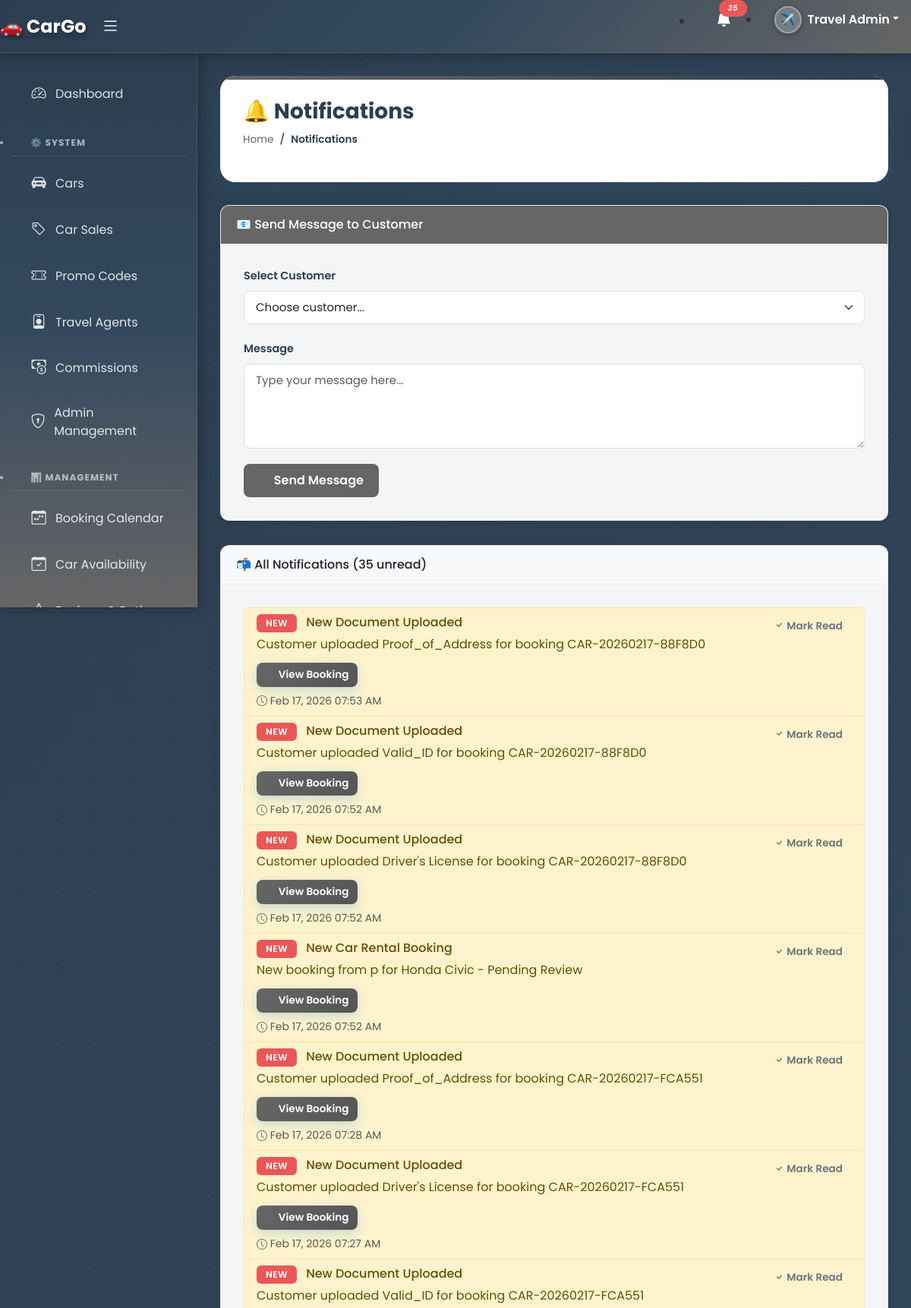
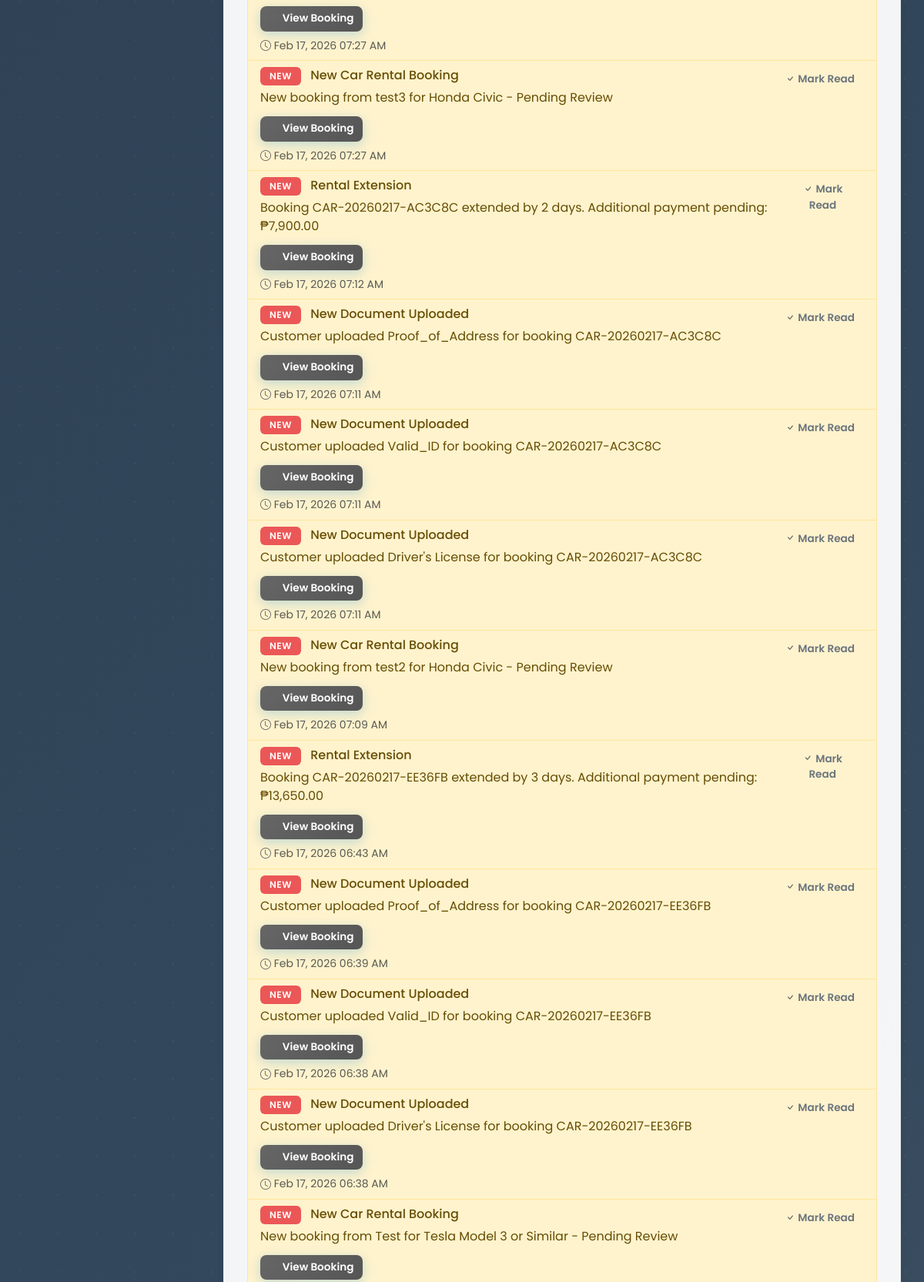
Screenshot of /index.php?page=notifications (signed in, upper part) with the database file from the repository (2 pictures, top to bottom).
### tables this page shows
CREATE TABLE `notifications` (
  `id` int(11) NOT NULL,
  `user_type` varchar(20) NOT NULL,
  `user_id` varchar(50) DEFAULT NULL,
  `title` varchar(255) NOT NULL,
  `message` text NOT NULL,
  `booking_id` varchar(50) DEFAULT NULL,
  `is_read` tinyint(1) DEFAULT 0,
  `created_at` timestamp NOT NULL DEFAULT current_timestamp()
);

### modules/notifications.php (the view, shortened to what this page needs)
<?php
$host = 'localhost';
$user = 'root';
$pass = '';
$dbname = 'travel_db_improved';
$conn = new mysqli($host, $user, $pass, $dbname);
$is_admin = isset($_SESSION['user_type']) && $_SESSION['user_type'] === 'admin';
$is_staff = isset($_SESSION['user_type']) && $_SESSION['user_type'] === 'staff';
$user_email = '';
$notifications = [];
if ($is_admin) {
    $result = $conn->query("SELECT * FROM notifications WHERE user_type='admin' ORDER BY created_at DESC");
} elseif ($is_staff) {
    $result = $conn->query("SELECT * FROM notifications WHERE user_type='staff' ORDER BY created_at DESC");
} else {
    $result = $conn->query("SELECT * FROM notifications WHERE user_type='customer' AND user_id='$user_email' ORDER BY created_at DESC");
}
while($row = $result->fetch_assoc()) {
    $notifications[] = $row;
}
$unread_count = count(array_filter($notifications, function($n) { return !$n['is_read']; }));
?>
<div class="pagetitle">
  <h1>🔔 Notifications</h1>
  <nav>
    <ol class="breadcrumb">
      <li class="breadcrumb-item"><a href="index.php">Home</a></li>
      <li class="breadcrumb-item active">Notifications</li>
    </ol>
  </nav>
</div>
<section class="section">
  <?php if (!$is_admin): ?>
  <div class="card mb-4">
    <div class="card-header" style="background-color: #666; color: white;">
      <h6 class="mb-0">💬 Send Message to Admin</h6>
    </div>
    <div class="card-body">
      <form method="POST">
        <input type="hidden" name="customer_name" value="<?php echo htmlspecialchars($_SESSION['user_name'] ?? 'Customer'); ?>">
        <input type="hidden" name="customer_email" value="<?php echo htmlspecialchars($user_email); ?>">
        <div class="mb-3">
          <label class="form-label">Your Message</label>
          <textarea class="form-control" name="message" rows="4" placeholder="Type your question or message here..." required></textarea>
        </div>
        <button type="submit" name="send_message" class="btn" style="background-color: #666; color: white;">
          <i class="bi bi-send"></i> Send Message
        </button>
      </form>
    </div>
  </div>
  <?php else: ?>
  <div class="card mb-4">
    <div class="card-header" style="background-color: #666; color: white;">
      <h6 class="mb-0">📧 Send Message to Customer</h6>
    </div>
    <div class="card-body">
      <form method="POST">
        <div class="mb-3">
          <label class="form-label">Select Customer</label>
          <select class="form-select" name="customer_email" required>
            <option value="">Choose customer...</option>
          </select>
        </div>
        <div class="mb-3">
          <label class="form-label">Message</label>
          <textarea class="form-control" name="message" rows="4" placeholder="Type your message here..." required></textarea>
        </div>
        <button type="submit" name="send_admin_message" class="btn" style="background-color: #666; color: white;">
          <i class="bi bi-send"></i> Send Message
        </button>
      </form>
    </div>
  </div>
  <?php endif; ?>
  <div class="card">
    <div class="card-header bg-light d-flex justify-content-between align-items-center">
      <h6 class="mb-0">📬 All Notifications (<?php echo $unread_count; ?> unread)</h6>
    </div>
    <div class="card-body">
      <?php if (empty($notifications)): ?>
      <div class="text-center py-5">
        <i class="bi bi-bell-slash display-1 text-muted"></i>
        <p class="mt-3 text-muted">No notifications yet</p>
      </div>
      <?php else: ?>
      <div class="list-group">
        <?php foreach($notifications as $notif): ?>
        <div class="list-group-item <?php echo !$notif['is_read'] ? 'list-group-item-warning' : ''; ?>">
          <div class="d-flex justify-content-between align-items-start">
            <div class="flex-grow-1">
              <h6 class="mb-1">
                <?php if (!$notif['is_read']): ?>
                <span class="badge bg-danger me-2">NEW</span>
                <?php endif; ?>
                <?php echo htmlspecialchars($notif['title']); ?>
              </h6>
              <p class="mb-1"><?php echo htmlspecialchars($notif['message']); ?></p>
              <?php if ($notif['booking_id'] && $is_admin): ?>
              <a href="index.php?page=booking_details&id=<?php echo $notif['booking_id']; ?>" class="btn btn-sm btn-primary mt-2">
                <i class="bi bi-eye"></i> View Booking
              </a>
              <?php elseif ($notif['booking_id']): ?>
              <a href="index.php?page=my_bookings" class="btn btn-sm btn-primary mt-2">
                <i class="bi bi-eye"></i> View My Bookings
              </a>
              <?php endif; ?>
              <small class="text-muted d-block mt-2">
                <i class="bi bi-clock"></i> <?php echo date('M d, Y h:i A', strtotime($notif['created_at'])); ?>
              </small>
            </div>
            <?php if (!$notif['is_read']): ?>
            <a href="?page=notifications&mark_read=<?php echo $notif['id']; ?>" class="btn btn-sm btn-outline-secondary">
              <i class="bi bi-check"></i> Mark Read
            </a>
            <?php endif; ?>
          </div>
        </div>
        <?php endforeach; ?>
      </div>
      <?php endif; ?>
    </div>
  </div>
</section>

### assets/css/style.css (style rules this page uses)
:root { --ocean-blue: #2D9CDB; --coral-pink: #FF7A7A; --sunset-orange: #FF9F43; --palm-green: #27AE60; --sand-beige: #F2C94C; --lagoon-teal: #56CCF2; --volcano-red: #EB5757; --deep-navy: #1A3B5D; --sunset-gradient: linear-gradient(135deg, #FF7A7A 0%, #FF9F43 100%); --ocean-gradient: linear-gradient(135deg, #2D9CDB 0%, #56CCF2 100%); --beach-gradient: linear-gradient(135deg, #F2C94C 0%, #FFEAA7 100%); --forest-gradient: linear-gradient(135deg, #27AE60 0%, #6FCF97 100%); --card-shadow: 0 10px 30px rgba(45, 156, 219, 0.1); --card-shadow-hover: 0 15px 40px rgba(45, 156, 219, 0.2); }
body { font-family: 'Poppins', sans-serif; background-color: #f8fafc; background-image: url('../img/travel-pattern.png'); background-size: 300px; }
.badge { padding: 8px 15px; border-radius: 20px; font-weight: 500; text-transform: uppercase; letter-spacing: 0.5px; }
.bg-danger { background-color: var(--volcano-red) !important; }
.form-control, .form-select { border: 2px solid #e0f2ff; border-radius: 12px; padding: 12px 15px; transition: all 0.3s ease; font-size: 15px; }
.btn { border-radius: 12px; padding: 12px 30px; font-weight: 600; transition: all 0.3s ease; border: none; position: relative; overflow: hidden; }
.btn::after { content: ''; position: absolute; top: 50%; left: 50%; width: 5px; height: 5px; background: rgba(255, 255, 255, 0.6); opacity: 0; border-radius: 100%; transform: scale(1, 1) translate(-50%); transform-origin: 50% 50%; }
.btn-primary { background: var(--ocean-gradient); box-shadow: 0 4px 15px rgba(45, 156, 219, 0.3); }
.bi { vertical-align: middle; }
.pagetitle { background: white; padding: 30px; border-radius: 20px; margin-bottom: 30px; box-shadow: var(--card-shadow); position: relative; overflow: hidden; }
.pagetitle::before { content: ''; position: absolute; top: 0; left: 0; right: 0; height: 5px; background: linear-gradient(135deg, #666 0%, #2c3e50 100%); }
.pagetitle h1 { color: var(--deep-navy); font-weight: 700; margin-bottom: 10px; }
.breadcrumb { background: none; padding: 0; margin: 0; }
.breadcrumb-item a { color: var(--lagoon-teal); text-decoration: none; }
.breadcrumb-item.active { color: var(--ocean-blue); }
.card { border-radius: 20px; border: none; box-shadow: var(--card-shadow); transition: all 0.3s ease; overflow: hidden; }
.card-body { padding: 30px; }
.card { position: relative; overflow: hidden; }
.card::before { content: ''; position: absolute; top: -50%; left: -50%; width: 200%; height: 200%; background: linear-gradient(45deg, transparent, rgba(102, 102, 102, 0.05), transparent); transform: rotate(45deg); transition: all 0.6s; opacity: 0; }
.badge { animation: pulse 2s ease-in-out infinite; }
.card, .stat-card { opacity: 1; transform: translateY(0); }
.btn { position: relative; overflow: hidden; }
.btn::before { content: ''; position: absolute; top: 50%; left: 50%; width: 0; height: 0; border-radius: 50%; background: rgba(255, 255, 255, 0.3); transform: translate(-50%, -50%); transition: width 0.6s, height 0.6s; }
.pagetitle { opacity: 1; transform: translateX(0); }
.breadcrumb-item { opacity: 1; }

### rows the page displays
notifications: is_read "NEW", title "New Document Uploaded", message "Customer uploaded Proof_of_Address for booking CAR-20260217-88F8D0", created_at "Feb 17, 2026 07:53 AM"
notifications: is_read "NEW", title "New Document Uploaded", message "Customer uploaded Valid_ID for booking CAR-20260217-88F8D0", created_at "Feb 17, 2026 07:52 AM"
notifications: is_read "NEW", title "New Document Uploaded", message "Customer uploaded Driver's License for booking CAR-20260217-88F8D0", created_at "Feb 17, 2026 07:52 AM"
notifications: is_read "NEW", title "New Car Rental Booking", message "New booking from p for Honda Civic - Pending Review", created_at "Feb 17, 2026 07:52 AM"
notifications: is_read "NEW", title "New Document Uploaded", message "Customer uploaded Proof_of_Address for booking CAR-20260217-FCA551", created_at "Feb 17, 2026 07:28 AM"
notifications: is_read "NEW", title "New Document Uploaded", message "Customer uploaded Driver's License for booking CAR-20260217-FCA551", created_at "Feb 17, 2026 07:27 AM"
notifications: is_read "NEW", title "New Document Uploaded", message "Customer uploaded Valid_ID for booking CAR-20260217-FCA551", created_at "Feb 17, 2026 07:27 AM"
notifications: is_read "NEW", title "New Car Rental Booking", message "New booking from test3 for Honda Civic - Pending Review", created_at "Feb 17, 2026 07:27 AM"
notifications: is_read "NEW", title "Rental Extension", message "Booking CAR-20260217-AC3C8C extended by 2 days. Additional payment pending: ₱7,900.00", created_at "Feb 17, 2026 07:12 AM"
notifications: is_read "NEW", title "New Document Uploaded", message "Customer uploaded Proof_of_Address for booking CAR-20260217-AC3C8C", created_at "Feb 17, 2026 07:11 AM"
notifications: is_read "NEW", title "New Document Uploaded", message "Customer uploaded Valid_ID for booking CAR-20260217-AC3C8C", created_at "Feb 17, 2026 07:11 AM"
notifications: is_read "NEW", title "New Document Uploaded", message "Customer uploaded Driver's License for booking CAR-20260217-AC3C8C", created_at "Feb 17, 2026 07:11 AM"
notifications: is_read "NEW", title "New Car Rental Booking", message "New booking from test2 for Honda Civic - Pending Review", created_at "Feb 17, 2026 07:09 AM"
notifications: is_read "NEW", title "Rental Extension", message "Booking CAR-20260217-EE36FB extended by 3 days. Additional payment pending: ₱13,650.00", created_at "Feb 17, 2026 06:43 AM"
notifications: is_read "NEW", title "New Document Uploaded", message "Customer uploaded Proof_of_Address for booking CAR-20260217-EE36FB", created_at "Feb 17, 2026 06:39 AM"
notifications: is_read "NEW", title "New Document Uploaded", message "Customer uploaded Valid_ID for booking CAR-20260217-EE36FB", created_at "Feb 17, 2026 06:38 AM"
notifications: is_read "NEW", title "New Document Uploaded", message "Customer uploaded Driver's License for booking CAR-20260217-EE36FB", created_at "Feb 17, 2026 06:38 AM"
notifications: is_read "NEW", title "New Car Rental Booking", message "New booking from Test for Tesla Model 3 or Similar - Pending Review"

### other values shown
$unread_notifications "35"
$unread_count "35"
